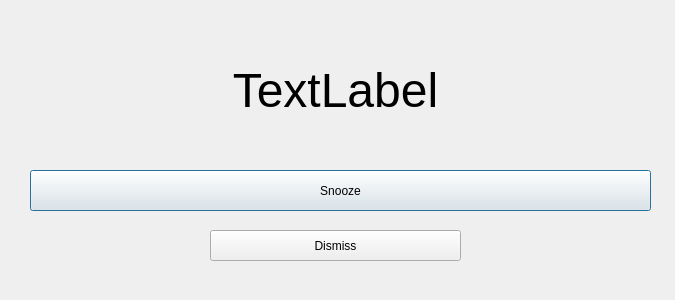
<?xml version="1.0" encoding="UTF-8"?>
<ui version="4.0">
 <class>snooze</class>
 <widget class="QDialog" name="snooze">
  <property name="geometry">
   <rect>
    <x>0</x>
    <y>0</y>
    <width>675</width>
    <height>300</height>
   </rect>
  </property>
  <property name="windowTitle">
   <string>Snooze</string>
  </property>
  <property name="windowIcon">
   <iconset resource="Icons.qrc">
    <normaloff>:/new/icons/Clock.png</normaloff>:/new/icons/Clock.png</iconset>
  </property>
  <widget class="QPushButton" name="snzBtn">
   <property name="geometry">
    <rect>
     <x>30</x>
     <y>170</y>
     <width>621</width>
     <height>41</height>
    </rect>
   </property>
   <property name="text">
    <string>Snooze</string>
   </property>
  </widget>
  <widget class="QPushButton" name="DismissBtn">
   <property name="geometry">
    <rect>
     <x>210</x>
     <y>230</y>
     <width>251</width>
     <height>31</height>
    </rect>
   </property>
   <property name="text">
    <string>Dismiss</string>
   </property>
  </widget>
  <widget class="QLabel" name="time">
   <property name="geometry">
    <rect>
     <x>160</x>
     <y>60</y>
     <width>351</width>
     <height>61</height>
    </rect>
   </property>
   <property name="font">
    <font>
     <pointsize>36</pointsize>
    </font>
   </property>
   <property name="text">
    <string>TextLabel</string>
   </property>
   <property name="alignment">
    <set>Qt::AlignCenter</set>
   </property>
  </widget>
 </widget>
 <resources>
  <include location="Icons.qrc"/>
 </resources>
 <connections/>
</ui>
